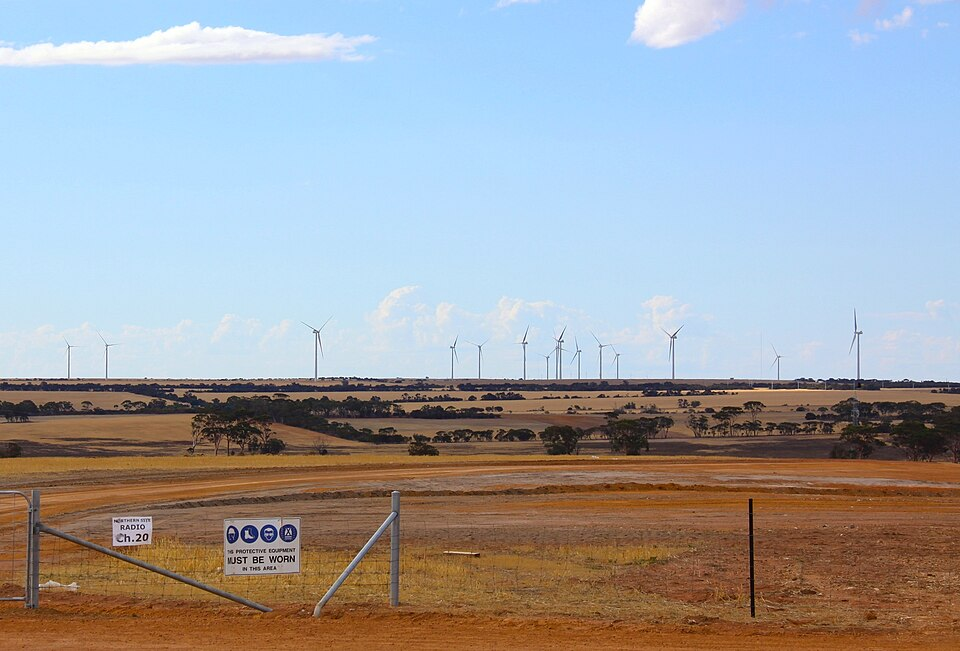
#> input picture figures/site_photos/are_hub.jpg, 960 x 651 px
$ python -i make_figures.py   (imports and definitions only)
#> lines starting #> are read from the running program, lines starting #| are printed output that depends on the picture; after the words box and inside, x2 and y2 are one past the last pixel; in counts of white or black regions, pixels touching at a corner belong together
# -*- coding: utf-8 -*-
"""
Publication figures (v3) for the Perspective
"Waking the world's untapped mega-energy resources through the global token economy".

4-pillar, demand-first display plan (<=6 main displays; Box 1 counts):
  Fig 1  three export pathways (concept)                                  [keep]
  Fig 2  DEMAND: multi-time-granularity + multi-scenario growth (P1)      [NEW; M1+M2]
  Fig 3  SUPPLY & MATCHING: world map + follow-the-sun + storage (P2)     [NEW; map + M2]
  Fig 4  ECONOMICS: value density + net value + TCO/LCOT (P3)             [reworked; M4]
  Fig 5  CONSTRAINT: tornado + phase diagram + scenarios (P4)             [reworked; M3]
  Box 1  candidate-project portfolio table                               [keep]
  Fig S1 follow-the-sun small-multiples world map (supplementary, P2)     [NEW; optional]

Maps use cartopy (frykit mandate relaxed by the user). Connectivity layers
(submarine cables, landing points) are fetched by analysis/fetch_map_layers.py.
English-only labels. PNG (300 dpi) + PDF.
"""
import os, re, csv, json, warnings
import numpy as np
import matplotlib as mpl
# [1 line not run here, left out]
import matplotlib.pyplot as plt
from matplotlib.lines import Line2D
from matplotlib.ticker import FuncFormatter
from matplotlib.gridspec import GridSpec

# [1 line not run here, left out]
HERE = os.path.dirname(os.path.abspath(__file__))
ROOT = os.path.dirname(HERE)
DATA = os.path.join(ROOT, "data")
CSV = os.path.join(DATA, "portfolio.csv")


def load(name):
    with open(os.path.join(DATA, name), encoding="utf-8") as f:
        return json.load(f)


# [5 lines not run here, left out]
C = {"base": "#2563EB", "second": "#F59E0B", "hi": "#DC2626",
     "neutral": "#64748B", "pos": "#059669", "purple": "#7C3AED", "cyan": "#0EA5E9"}
ET_COLOR = {"hydro": C["base"], "solar": C["second"], "wind": C["cyan"],
            "solar+wind": C["pos"], "mixed-renewable": C["purple"], "geothermal": C["hi"]}
ET_LABEL = {"hydro": "Hydro", "solar": "Solar", "wind": "Wind", "solar+wind": "Solar+Wind",
            "mixed-renewable": "Mixed renewable", "geothermal": "Geothermal"}


# [203 lines left out: functions save, fig1, fig2, _iter_lines, _basemap, _portfolio_sites, not called in this run]


def _circle_image(path, label="", px=320, ring_rgb=(0.15, 0.39, 0.92), ring_px=10, band_frac=0.36):
    """Center-crop a photo to a square, mask into a circle, add a coloured ring and a
    translucent white caption band (lower portion) carrying the site label. Returns a
    float RGBA array for matplotlib's OffsetImage."""
#> called with path = 'site_photos/are_hub.jpg', label = '', px = 320, ring_rgb = (0.15, 0.39, 0.92), ring_px = 10, band_frac = 0.36
    from PIL import Image, ImageDraw, ImageFont
    im = Image.open(path).convert("RGB")
#> im is the input picture: PIL image 960x651 RGB; mean R, G, B 159.8, 163, 168
    w, h = im.size; s = min(w, h)
#> after `w, h = im.size`: w = 960; h = 651
#> after `s = min(w, h)`: s = 651
    im = im.crop(((w - s)//2, (h - s)//2, (w - s)//2 + s, (h - s)//2 + s)).resize((px, px), Image.LANCZOS).convert("RGBA")
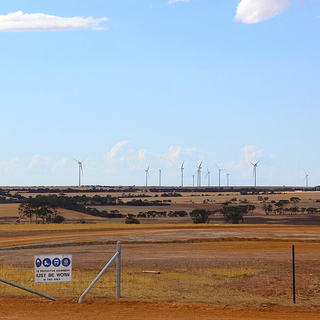
#> im: PIL image 320x320 RGBA; mean R, G, B, A 160.2, 163.9, 168.6, 255
    dr = ImageDraw.Draw(im, "RGBA")
    band_top = int(px * (1 - band_frac))
    dr.rectangle([0, band_top, px, px], fill=(255, 255, 255, 95))       # translucent caption band
    if label:
        import matplotlib
        fp = os.path.join(os.path.dirname(matplotlib.__file__), "mpl-data", "fonts", "ttf", "DejaVuSans-Bold.ttf")
        R = px / 2.0
        ty_center = band_top + 0.30 * (px - band_top)      # text in the upper part of the band
        fs = int(px * 0.15); font = None; sw = 2; bb = (0, 0, 0, 0); th = 0
        while fs > 6:
            try:
                font = ImageFont.truetype(fp, fs)
            except Exception:
                font = ImageFont.load_default()
            sw = max(2, int(fs * 0.10))
            bb = dr.textbbox((0, 0), label, font=font, stroke_width=sw)
            tw, th = bb[2] - bb[0], bb[3] - bb[1]
            dy = abs(ty_center + th / 2.0 - R)             # circle chord at the text's lower edge
            chord = 2.0 * np.sqrt(max(R * R - dy * dy, 1.0))
            if tw <= chord * 0.90:                         # fit within the circle, not just the square
                break
            fs -= 2
        tw = bb[2] - bb[0]
        dr.text(((px - tw)//2 - bb[0], int(ty_center - th / 2.0) - bb[1]),
                label, fill=(15, 15, 15, 255), font=font,
                stroke_width=sw, stroke_fill=(255, 255, 255, 235))
    arr = np.asarray(im, float) / 255.0
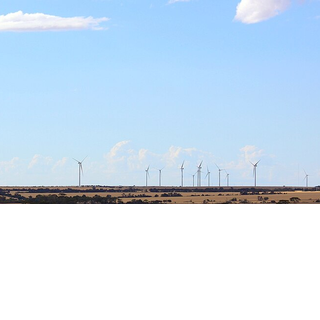
#> arr: shape (320, 320, 4) float64; mean R, G, B, A 0.808, 0.881, 0.946, 0.773; transparent parts drawn white
    yy, xx = np.mgrid[0:px, 0:px]
    R = px / 2.0; r = np.hypot(xx - (px - 1)/2.0, yy - (px - 1)/2.0)
    arr[..., 3] = arr[..., 3] * np.clip(R - r, 0, 1)                    # circular mask
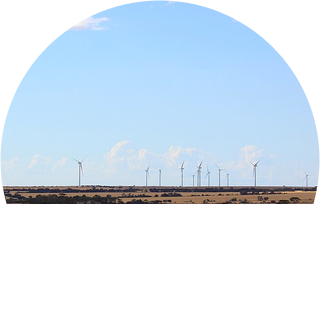
#> arr: shape (320, 320, 4) float64; mean R, G, B, A 0.808, 0.881, 0.946, 0.621; transparent parts drawn white
    ring = (r <= R) & (r >= R - ring_px)
    for k in range(3):
        arr[..., k][ring] = ring_rgb[k]
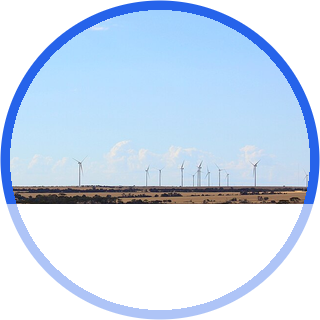
#> arr: shape (320, 320, 4) float64; 9.54% of pixels changed, all inside (x1, y1, x2, y2) = (0, 0, 320, 320); transparent parts drawn white
    arr[..., 3][ring] = 1.0
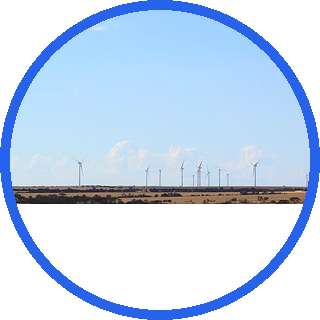
#> arr: shape (320, 320, 4) float64; 4.49% of pixels changed, all inside (x1, y1, x2, y2) = (0, 0, 320, 320); transparent parts drawn white
    return arr


# ============================================================================ Fig 3  SUPPLY & MATCHING
# [470 lines left out: functions fig3, fig4, fig5, box1_table, figS1_followsun, figS2_diurnal, not called in this run]


# [7 lines not run here, left out]

>>> result = _circle_image('site_photos/are_hub.jpg')

$ run again, on figures/site_photos/grand_inga.jpg
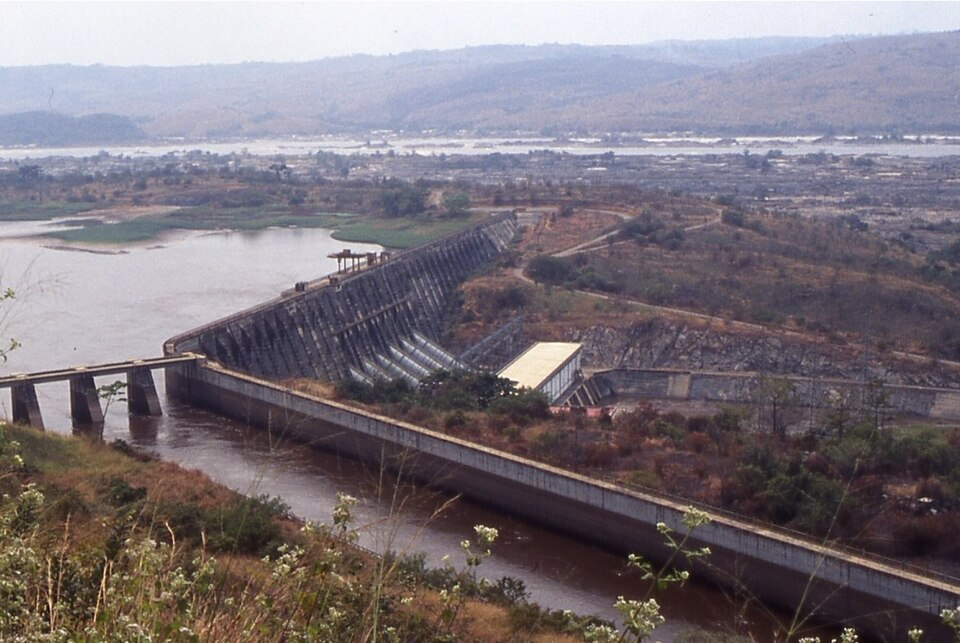
#> input picture figures/site_photos/grand_inga.jpg, 960 x 643 px
#> in _circle_image, im is the input picture: PIL image 960x643 RGB; mean R, G, B 123.9, 116.3, 123.5
#> im: PIL image 320x320 RGBA
#> after the loop in _circle_image, `for k in range(3):`:
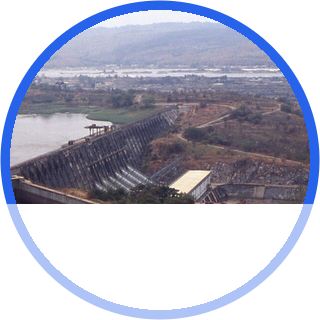
#> arr: shape (320, 320, 4) float64; mean R, G, B, A 0.66, 0.675, 0.758, 0.621; transparent parts drawn white
#> in _circle_image, `arr[..., 3][ring] = 1.0`:
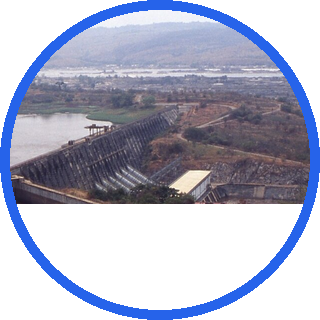
#> arr: shape (320, 320, 4) float64; 4.49% of pixels changed, all inside (x1, y1, x2, y2) = (0, 0, 320, 320); transparent parts drawn white

$ run again, on figures/site_photos/itaipu.jpg
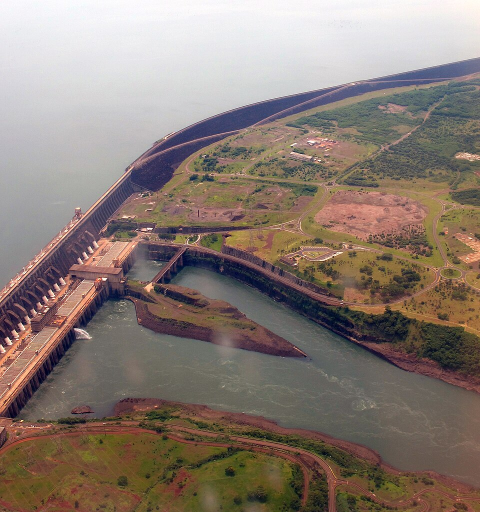
#> input picture figures/site_photos/itaipu.jpg, 960 x 1024 px (shown at 1/2 size)
#> in _circle_image, im is the input picture: PIL image 960x1024 RGB; mean R, G, B 137, 123.3, 115
#> im: PIL image 320x320 RGBA
#> after the loop in _circle_image, `for k in range(3):`:
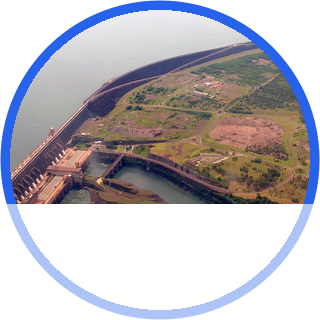
#> arr: shape (320, 320, 4) float64; mean R, G, B, A 0.683, 0.678, 0.718, 0.621; transparent parts drawn white
#> in _circle_image, `arr[..., 3][ring] = 1.0`:
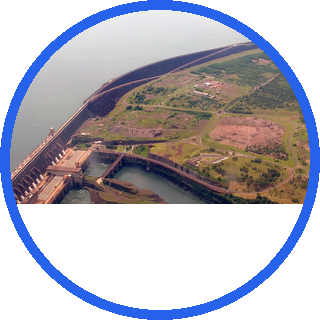
#> arr: shape (320, 320, 4) float64; 4.49% of pixels changed, all inside (x1, y1, x2, y2) = (0, 0, 320, 320); transparent parts drawn white
